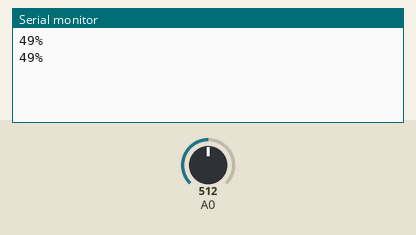
Simulated run of this sketch. Board: Arduino Uno, built with avr-gcc and run on an emulated ATmega328P. Shown: the last lines printed to the serial monitor. The inputs (shaded band) are chosen by the test bench; at power-on: A0 = 512.

Above: at 1.8 s.
1.9 s: A0 set to 716
At 2.8 s:
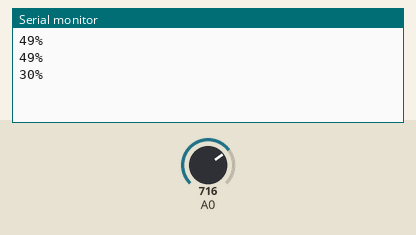
3.4 s: A0 set to 900
At 4.8 s:
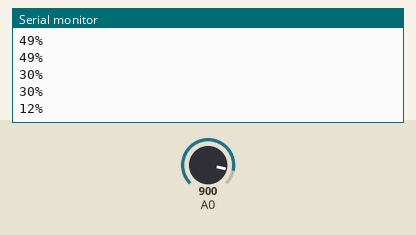
Timing chart, 0 to 6.4 s (numbered marks = the images above; inputs shaded):
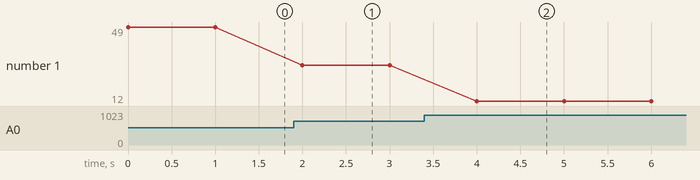

Measured:
- after the input at 1.9 s, the serial monitor: prints a new line after 0.10 s (image 1)
- after the input at 3.4 s, the serial monitor: prints a new line after 0.60 s (image 2)
- plotted number 1: 49 → 30 after the input at 1.9 s, 30 → 12 after the input at 3.4 s

The sketch:

sensorSolo.ino
```cpp
int umidade;

void setup()
{
 Serial.begin(9600);
}
void loop()
{
 umidade = analogRead(A0);
 int Porcento = map(umidade, 1023, 0, 0, 100);

 Serial.print(Porcento);
 Serial.println("%");
 delay(1000);
}
```
